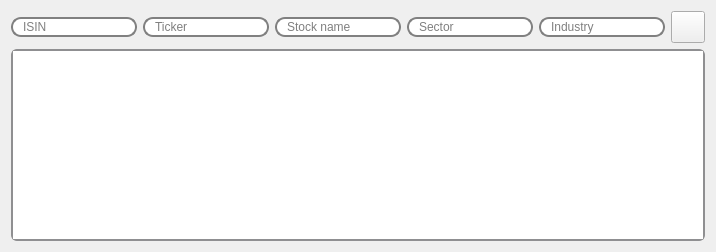
        <widget class="QWidget" name="tab">
         <attribute name="title">
          <string>ISIN list</string>
         </attribute>
         <layout class="QVBoxLayout" name="verticalLayout_28">
          <item>
           <layout class="QHBoxLayout" name="horizontalLayout_18">
            <item>
             <layout class="QVBoxLayout" name="verticalLayout_23">
              <item>
               <widget class="QLineEdit" name="leISINISIN">
                <property name="styleSheet">
                 <string notr="true">QLineEdit {
    border: 2px solid gray;
    border-radius: 10px;
    padding: 0 8px;
    selection-background-color: darkgray;
}</string>
                </property>
                <property name="placeholderText">
                 <string>ISIN</string>
                </property>
               </widget>
              </item>
             </layout>
            </item>
            <item>
             <layout class="QVBoxLayout" name="verticalLayout_24">
              <item>
               <widget class="QLineEdit" name="leISINTicker">
                <property name="styleSheet">
                 <string notr="true">QLineEdit {
    border: 2px solid gray;
    border-radius: 10px;
    padding: 0 8px;
    selection-background-color: darkgray;
}</string>
                </property>
                <property name="placeholderText">
                 <string>Ticker</string>
                </property>
               </widget>
              </item>
             </layout>
            </item>
            <item>
             <layout class="QVBoxLayout" name="verticalLayout_25">
              <item>
               <widget class="QLineEdit" name="leISINName">
                <property name="styleSheet">
                 <string notr="true">QLineEdit {
    border: 2px solid gray;
    border-radius: 10px;
    padding: 0 8px;
    selection-background-color: darkgray;
}</string>
                </property>
                <property name="placeholderText">
                 <string>Stock name</string>
                </property>
               </widget>
              </item>
             </layout>
            </item>
            <item>
             <layout class="QVBoxLayout" name="verticalLayout_26">
              <item>
               <widget class="QLineEdit" name="leISINSector">
                <property name="styleSheet">
                 <string notr="true">QLineEdit {
    border: 2px solid gray;
    border-radius: 10px;
    padding: 0 8px;
    selection-background-color: darkgray;
}</string>
                </property>
                <property name="placeholderText">
                 <string>Sector</string>
                </property>
               </widget>
              </item>
             </layout>
            </item>
            <item>
             <layout class="QVBoxLayout" name="verticalLayout_27">
              <item>
               <widget class="QLineEdit" name="leISINIndustry">
                <property name="styleSheet">
                 <string notr="true">QLineEdit {
    border: 2px solid gray;
    border-radius: 10px;
    padding: 0 8px;
    selection-background-color: darkgray;
}</string>
                </property>
                <property name="placeholderText">
                 <string>Industry</string>
                </property>
               </widget>
              </item>
             </layout>
            </item>
            <item>
             <widget class="QPushButton" name="pbISINAdd">
              <property name="minimumSize">
               <size>
                <width>30</width>
                <height>30</height>
               </size>
              </property>
              <property name="toolTip">
               <string>Add row</string>
              </property>
              <property name="styleSheet">
               <string notr="true">QPushButton {
	min-width: 30px;
	min-height: 30px;
	margin-left: 0px;
	margin-right: 0px;

	border-image:url(:/images/add.png);
}

</string>
              </property>
              <property name="text">
               <string/>
              </property>
             </widget>
            </item>
           </layout>
          </item>
          <item>
           <widget class="QTableWidget" name="tableISIN">
            <property name="styleSheet">
             <string notr="true">QTableWidget {
    border: 2px solid #8f8f91;
    border-radius: 6px;
    background-color: qlineargradient(x1: 0, y1: 0, x2: 0, y2: 1,
                                      stop: 0 #f6f7fa, stop: 1 #dadbde);
	selection-background-color: gray;
    alternate-background-color: #dadbde;
}</string>
            </property>
            <property name="alternatingRowColors">
             <bool>true</bool>
            </property>
            <property name="selectionMode">
             <enum>QAbstractItemView::SingleSelection</enum>
            </property>
            <attribute name="horizontalHeaderVisible">
             <bool>false</bool>
            </attribute>
           </widget>
          </item>
         </layout>
        </widget>
